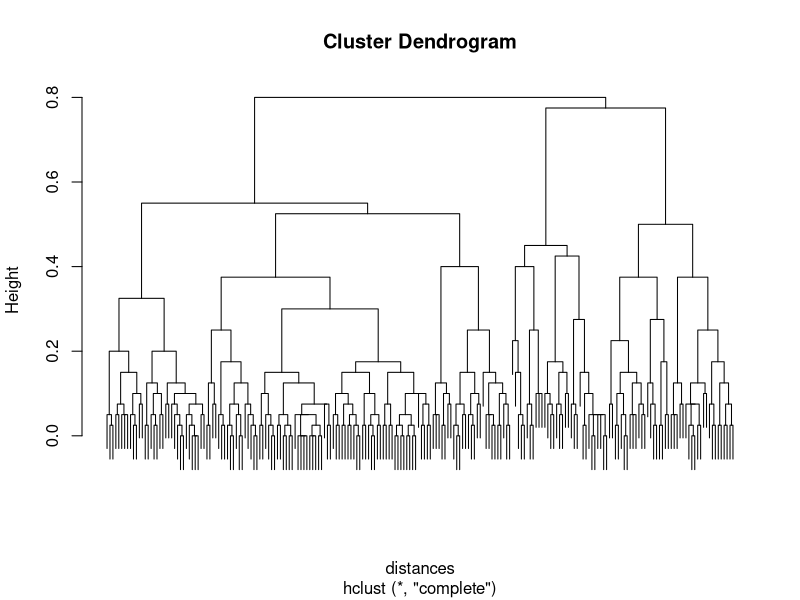
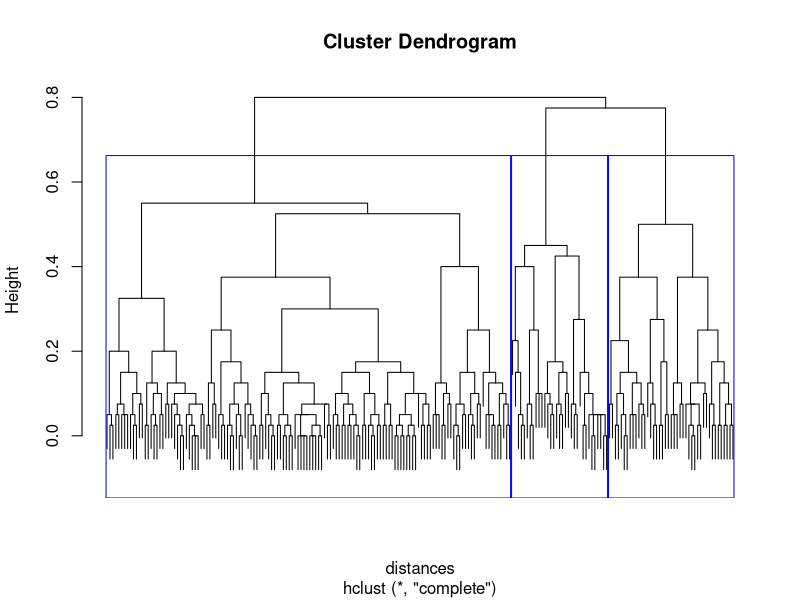
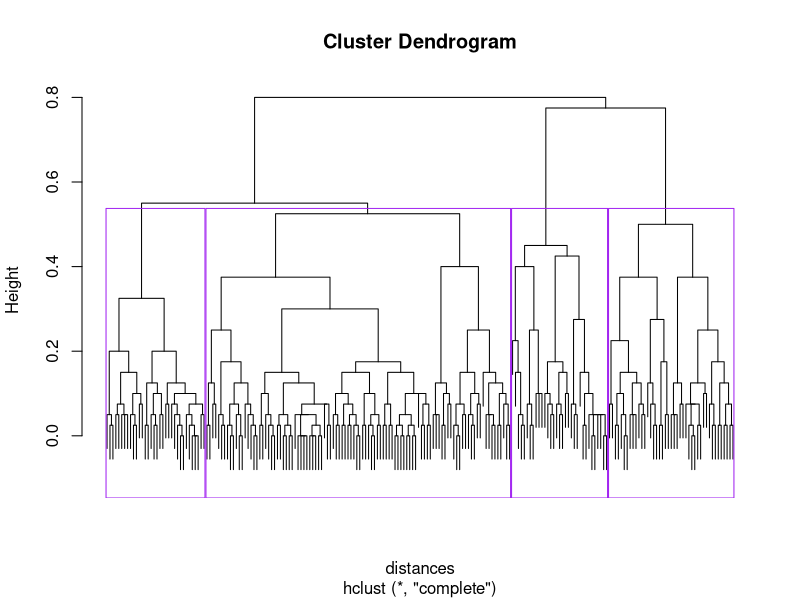
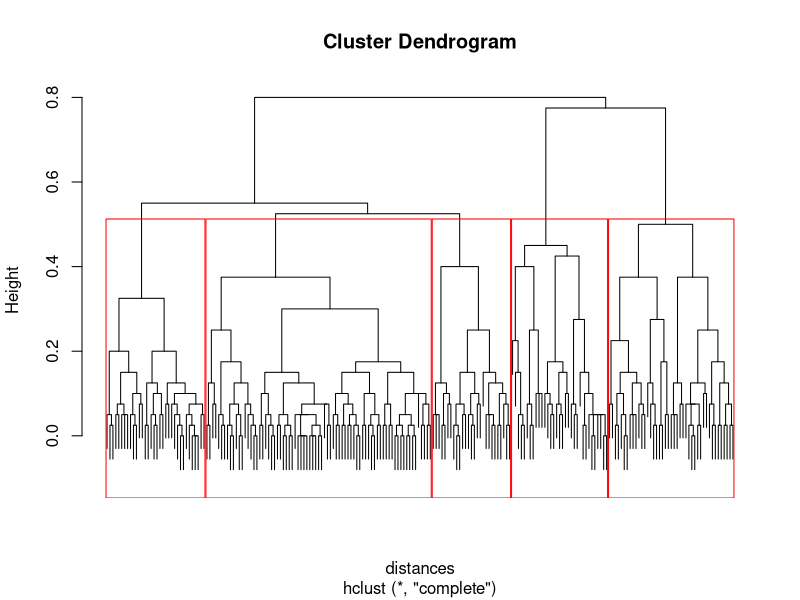
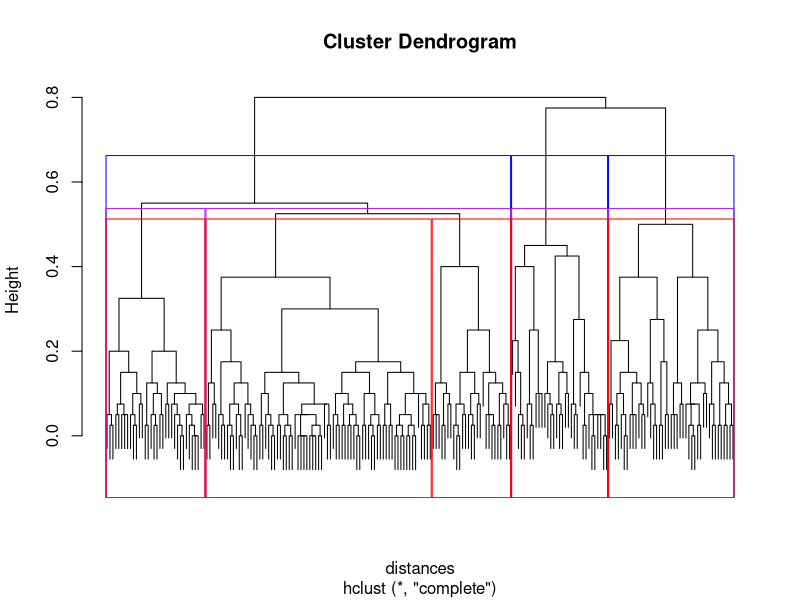
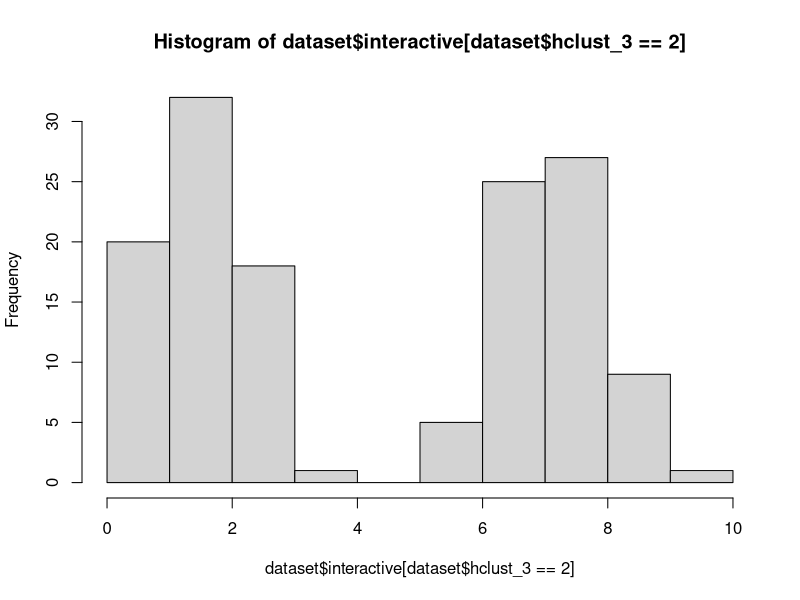
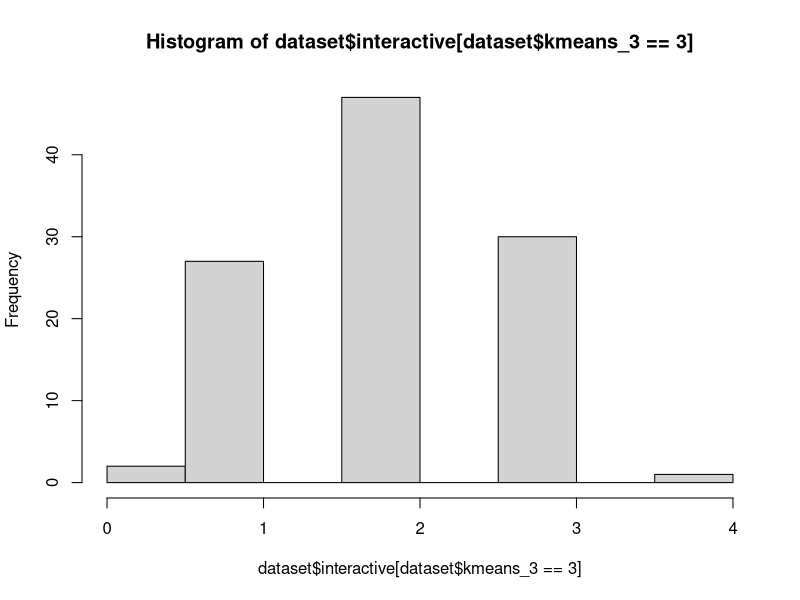

Recreate these plots in R, in order.
# Market Segmentation 
# 
# author: Jeff Orcutt
# 
# date: 17 November 2021

#include necessary libraries
library(cluster)


#set working directory and bring in dataset

setwd("~/R")
data_raw <- read.csv("dataset_cardio_equipment_preferences.csv")

summary(data_raw)
data_raw$type <- as.factor(data_raw$type)
data_raw$mode <- as.factor(data_raw$mode)

dataset <- data_raw[data_raw$mode =="electric", -5]
#View(dataset)

#-------------hierachial clustering (agglomerative) method ----#

#step1: determining cluster variables
data_hclust <- dataset[,-5]

#step2: determine dissimiliarity (distance) between all customs
distances <- daisy(data_hclust)
#to compute number of values
#number of obs * number of obs -1   / 2

#cast distances into a matrix, not necessary
distance_matrix <- as.matrix(distances)
distance_matrix[1:5, 1:5]

#step 3: create cluster solutions using the selected method
seg_hclust <- hclust(distances, method = "complete")

#plot the dendogram (complete hierachy of agglomerations)
#plot(seg_hclust)
plot(seg_hclust, labels= F)

#create a 3 customer solution
#creates an array with the cluster number for each element 
seg_hclust_3 <- cutree(seg_hclust, k=3)

#assign the cluster numbers to the original dataset
dataset$hclust_3 <- seg_hclust_3


#create a 4 customer solution
#creates an array with the cluster number for each element 
seg_hclust_4 <- cutree(seg_hclust, k=4)

#assign the cluster numbers to the original dataset
dataset$hclust_4 <- seg_hclust_4

#create a 5 customer solution
#creates an array with the cluster number for each element 
seg_hclust_5 <- cutree(seg_hclust, k=5)

#assign the cluster numbers to the original dataset
dataset$hclust_5 <- seg_hclust_5

#show a graphical representation of the cluster solutions
plot(seg_hclust, labels=F)
rect.hclust(seg_hclust, k=3, border="blue")

#show a graphical representation of the cluster solutions
plot(seg_hclust, labels=F)
rect.hclust(seg_hclust, k=4, border="purple")

#show a graphical representation of the cluster solutions
plot(seg_hclust, labels=F)
rect.hclust(seg_hclust, k=5, border="red")

#oooor you can overlay all the solutions on each other
plot(seg_hclust, labels=F)
rect.hclust(seg_hclust, k=3, border="blue")
rect.hclust(seg_hclust, k=4, border="purple")
rect.hclust(seg_hclust, k=5, border="red")

#steps 4&5 : select from feasible solutions and 
# describe segmentation plan
# business constraint wants 10% or more customers in each segment
table(dataset$hclust_3) # feasible
table(dataset$hclust_4) # feasible
table(dataset$hclust_5) # not-feasible, but close

#summarize individual segments in a 4 cluster solution
summary(dataset[dataset$hclust_4 == 1,1:5])
summary(dataset[dataset$hclust_4 == 2,1:5])
summary(dataset[dataset$hclust_4 == 3,1:5])
summary(dataset[dataset$hclust_4 == 4,1:5])

#when looking at data, compactness is basically same
#warranty services in segment 4 do not place a lot of importance 
#interactive equipment is less important to 1 and 2 relative to 3 and 4
#only segment 1 prefers recumbent
#only segment 3 prefers upright
#segement 2 and 4 prefer dual action
#dual action interactive, less warranty focused 

#K-means clustering

data_kmeans <- data_hclust

#convert categorical into numerical
data_kmeans$type_recumbent_i <- ifelse(data_kmeans$type == "recumbent", 1, 0)
data_kmeans$type_upright_i <- ifelse(data_kmeans$type == "upright", 1, 0)
data_kmeans$type <- NULL

#verify that all values are numeric
#str(data_kmeans)

#create candidate cluster solutions 
#k = (3, 4, 5)

set.seed(1000)
seg_kmeans_3 <- kmeans(data_kmeans, centers = 3)
dataset$kmeans_3 <- seg_kmeans_3$cluster

set.seed(1000)
seg_kmeans_4 <- kmeans(data_kmeans, centers = 4)
dataset$kmeans_4 <- seg_kmeans_4$cluster

set.seed(1000)
seg_kmeans_5 <- kmeans(data_kmeans, centers = 5)
dataset$kmeans_5 <- seg_kmeans_5$cluster

#describe the segment solutions
#getting different values for breakdown
table(dataset$kmeans_3) #feasible
table(dataset$kmeans_4) #feasible
table(dataset$kmeans_5) #feasible

#summarize individual segments in a 4 cluster solution
summary(dataset[dataset$kmeans_4 == 1,1:5])
summary(dataset[dataset$kmeans_4 == 2,1:5])
summary(dataset[dataset$kmeans_4 == 3,1:5])
summary(dataset[dataset$kmeans_4 == 4,1:5])

#compare distribtuion of cluster variables among alternative solutions
table(dataset$hclust_3)
table(dataset$kmeans_3)

hist(dataset$interactive[dataset$hclust_3 == 2])
hist(dataset$interactive[dataset$kmeans_3 == 3]) # used clstr 3 in this 
# histogram because I'm getting different values than you
